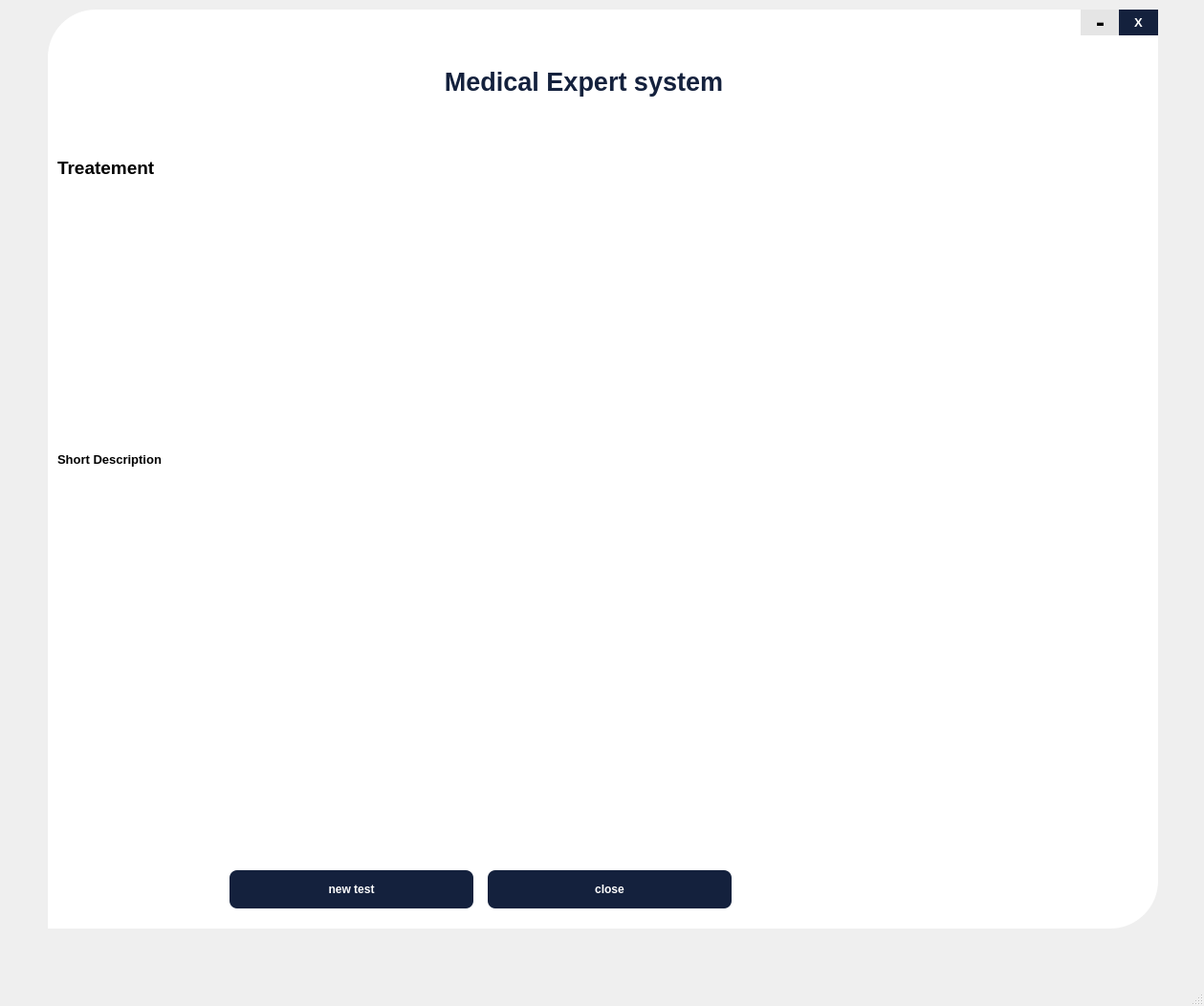
<?xml version="1.0" encoding="UTF-8"?>
<ui version="4.0">
     <class>MainWindow</class>
     <widget class="QMainWindow" name="MainWindow">
          <property name="geometry">
               <rect>
                    <x>0</x>
                    <y>0</y>
                    <width>1259</width>
                    <height>1052</height>
               </rect>
          </property>
          <property name="windowTitle">
               <string>MainWindow</string>
          </property>
          <widget class="QWidget" name="centralwidget">
               <widget class="QWidget" name="drop_widget" native="true">
                    <property name="geometry">
                         <rect>
                              <x>10</x>
                              <y>0</y>
                              <width>1221</width>
                              <height>971</height>
                         </rect>
                    </property>
                    <widget class="QLabel" name="label_7">
                         <property name="geometry">
                              <rect>
                                   <x>40</x>
                                   <y>10</y>
                                   <width>1161</width>
                                   <height>961</height>
                              </rect>
                         </property>
                         <property name="styleSheet">
                              <string notr="true">
                                   background-color:rgb(255,255,255);
                                   border-bottom-right-radius:50px;
                                   border-top-left-radius:50px;
                              </string>
                         </property>
                         <property name="text">
                              <string/>
                         </property>
                    </widget>
                    <widget class="QLabel" name="label_8">
                         <property name="geometry">
                              <rect>
                                   <x>0</x>
                                   <y>40</y>
                                   <width>1201</width>
                                   <height>91</height>
                              </rect>
                         </property>
                         <property name="font">
                              <font>
                                   <pointsize>20</pointsize>
                                   <weight>75</weight>
                                   <bold>true</bold>
                              </font>
                         </property>
                         <property name="styleSheet">
                              <string notr="true">color:rgb(20, 33, 61);</string>
                         </property>
                         <property name="text">
                              <string>Medical Expert system</string>
                         </property>
                         <property name="alignment">
                              <set>Qt::AlignCenter</set>
                         </property>
                         <property name="wordWrap">
                              <bool>true</bool>
                         </property>
                    </widget>
                    <widget class="QLabel" name="label_9">
                         <property name="geometry">
                              <rect>
                                   <x>50</x>
                                   <y>150</y>
                                   <width>771</width>
                                   <height>51</height>
                              </rect>
                         </property>
                         <property name="font">
                              <font>
                                   <family>MS Shell Dlg 2</family>
                                   <pointsize>14</pointsize>
                                   <weight>75</weight>
                                   <bold>true</bold>
                              </font>
                         </property>
                         <property name="text">
                              <string>Treatement</string>
                         </property>
                    </widget>
                    <widget class="QLabel" name="treat">
                         <property name="geometry">
                              <rect>
                                   <x>50</x>
                                   <y>210</y>
                                   <width>1131</width>
                                   <height>541</height>
                              </rect>
                         </property>
                         <property name="font">
                              <font>
                                   <family>MS Shell Dlg 2</family>
                                   <pointsize>10</pointsize>
                                   <weight>75</weight>
                                   <bold>true</bold>
                              </font>
                         </property>
                         <property name="text">
                              <string>Short Description</string>
                         </property>
                         <property name="scaledContents">
                              <bool>true</bool>
                         </property>
                         <property name="wordWrap">
                              <bool>true</bool>
                         </property>
                    </widget>
                    <widget class="QPushButton" name="end">
                         <property name="geometry">
                              <rect>
                                   <x>500</x>
                                   <y>910</y>
                                   <width>255</width>
                                   <height>40</height>
                              </rect>
                         </property>
                         <property name="font">
                              <font>
                                   <pointsize>9</pointsize>
                                   <weight>75</weight>
                                   <bold>true</bold>
                              </font>
                         </property>
                         <property name="cursor">
                              <cursorShape>PointingHandCursor</cursorShape>
                         </property>
                         <property name="styleSheet">
                              <string notr="true">QPushButton{
                                   border-radius: 8px;
                                   background:#14213d;
                                   height: 30px;
                                   color: #fff;

                                   }
                                   QPushButton:hover{
                                   background-color:rgb(0,0,0);
                                   }
                                   QPushButton:pressed{
                                   padding-top:5px;
                                   padding-left:5px;
                                   }

                              </string>
                         </property>
                         <property name="text">
                              <string>close</string>
                         </property>
                    </widget>
                    <widget class="QPushButton" name="back">
                         <property name="geometry">
                              <rect>
                                   <x>230</x>
                                   <y>910</y>
                                   <width>255</width>
                                   <height>40</height>
                              </rect>
                         </property>
                         <property name="font">
                              <font>
                                   <pointsize>9</pointsize>
                                   <weight>75</weight>
                                   <bold>true</bold>
                              </font>
                         </property>
                         <property name="cursor">
                              <cursorShape>PointingHandCursor</cursorShape>
                         </property>
                         <property name="styleSheet">
                              <string notr="true">QPushButton{
                                  border-radius: 8px;
                                  background:#14213d;
                                  height: 30px;
                                  color: #fff;

                                  }
                                  QPushButton:hover{
                                  background-color:rgb(0,0,0);
                                  }
                                  QPushButton:pressed{
                                  padding-top:5px;
                                  padding-left:5px;
                                  }

                              </string>
                         </property>
                         <property name="text">
                              <string>new test</string>
                         </property>
                    </widget>
                    <widget class="QPushButton" name="min_butto_2">
                         <property name="geometry">
                              <rect>
                                   <x>1120</x>
                                   <y>10</y>
                                   <width>41</width>
                                   <height>27</height>
                              </rect>
                         </property>
                         <property name="font">
                              <font>
                                   <pointsize>20</pointsize>
                                   <weight>75</weight>
                                   <bold>true</bold>
                              </font>
                         </property>
                         <property name="cursor">
                              <cursorShape>PointingHandCursor</cursorShape>
                         </property>
                         <property name="styleSheet">
                              <string notr="true">
                                   QPushButton{

                                   border-radius: 13.5px;
                                   background:#e5e5e5;
                                   color: #000;

                                   }
                                   QPushButton:hover{
                                   background-color:#06d6a0;
                                   color:#fff;
                                   }
                                   QPushButton:pressed{
                                   padding-top:5px;
                                   padding-left:5px;
                                   }

                              </string>
                         </property>
                         <property name="text">
                              <string>-</string>
                         </property>
                    </widget>
                    <widget class="QPushButton" name="cls_button_2">
                         <property name="geometry">
                              <rect>
                                   <x>1160</x>
                                   <y>10</y>
                                   <width>41</width>
                                   <height>27</height>
                              </rect>
                         </property>
                         <property name="font">
                              <font>
                                   <pointsize>10</pointsize>
                                   <weight>75</weight>
                                   <bold>true</bold>
                              </font>
                         </property>
                         <property name="cursor">
                              <cursorShape>PointingHandCursor</cursorShape>
                         </property>
                         <property name="styleSheet">
                              <string notr="true">
                                   QPushButton{

                                   border-radius: 13.5px;
                                   background:#14213d;
                                   color: #fff;

                                   }
                                   QPushButton:hover{
                                   background-color:#e63946;
                                   }
                                   QPushButton:pressed{
                                   padding-top:5px;
                                   padding-left:5px;
                                   }

                              </string>
                         </property>
                         <property name="text">
                              <string>X</string>
                         </property>
                    </widget>
               </widget>
          </widget>
          <widget class="QStatusBar" name="statusbar"/></widget>
     <resources/>
     <connections/>
</ui>
